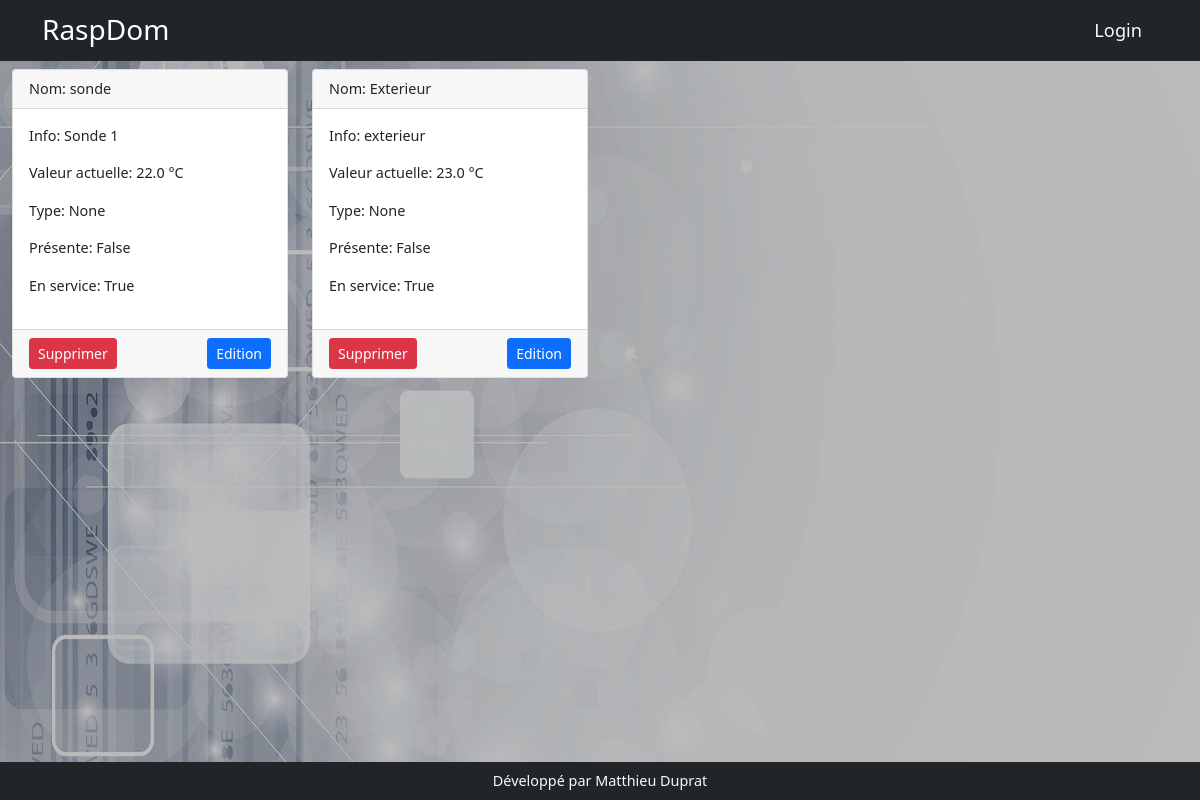
Page /sondes on the committed database.
### models.py (models this page shows)
class Sonde(db.Model):
    id = db.Column(db.Integer, primary_key=True)
    nom = db.Column(db.String(200))
    min = db.Column(db.Float(),default=17.0)
    max = db.Column(db.Float(),default=19.0)
    unite = db.Column(db.String(20), default='')
    present = db.Column(db.Boolean(),default=False)
    appareil = db.relationship('Appareil', backref='appareil_sonde', lazy=True)
    en_service = db.Column(db.Boolean(), default=False)
    info = db.Column(db.String(200))
    chemin = db.Column(db.String(200))
    type_sonde = db.Column(db.String(20))
    sonde_valeur_id = db.relationship('ValeurSonde', backref='sonde_valeur', uselist=False, lazy=True, cascade="delete")

class ValeurSonde(db.Model):
    id = db.Column(db.Integer, primary_key=True)
    valeur = db.Column(db.Float())
    sonde_id = db.Column(db.Integer, db.ForeignKey('sonde.id'), nullable=False)

### app.py (the view)
@app.route('/sondes')
def sondes():
    sondes = Sonde.query.all()
    return render_template('sonde/sonde.html', sondes=sondes)

### templates/sonde/sonde.html (shortened to what this page needs)
{% extends 'base.html' %}
{% block content %}
<div class="row row-cols-1 row-cols-md-4 g-4">
        {% for ds1820b in sondes %}
    <div class="col">
        <div class="card">
            <div class="card-header">Nom:  {{ds1820b.nom}}</div>
            <div class="card-body">
                <p>Info: {{ds1820b.info}}</p>
                <p> Valeur actuelle: {{ds1820b.sonde_valeur_id.valeur}} °C</p>
                <p>Type: {{ds1820b.type_sonde}}</p>
                <p>Présente: {{ds1820b.present}}</p>
                <p>En service: {{ds1820b.en_service}}</p>
            </div>
            <div class="card-footer text-end d-flex justify-content-between">
                <form action="{{url_for('api_delete_sonde')}}" method="post">
                    <input type="submit" value="Supprimer" class="btn btn-sm btn-danger">
                </form>
               <a class="btn btn-sm btn-primary" href="{{url_for('edit_sonde',sonde_id=ds1820b.id)}}">Edition</a>
            </div>
        </div> </div>
    {% endfor %}
</div>
{% endblock %}

### rows in the picture
Sonde: nom "sonde", info "Sonde 1", sonde_valeur_id.valeur "22.0", type_sonde "None", present "False", en_service "True"
Sonde: nom "Exterieur", info "exterieur", sonde_valeur_id.valeur "23.0", type_sonde "None", present "False", en_service "True"
